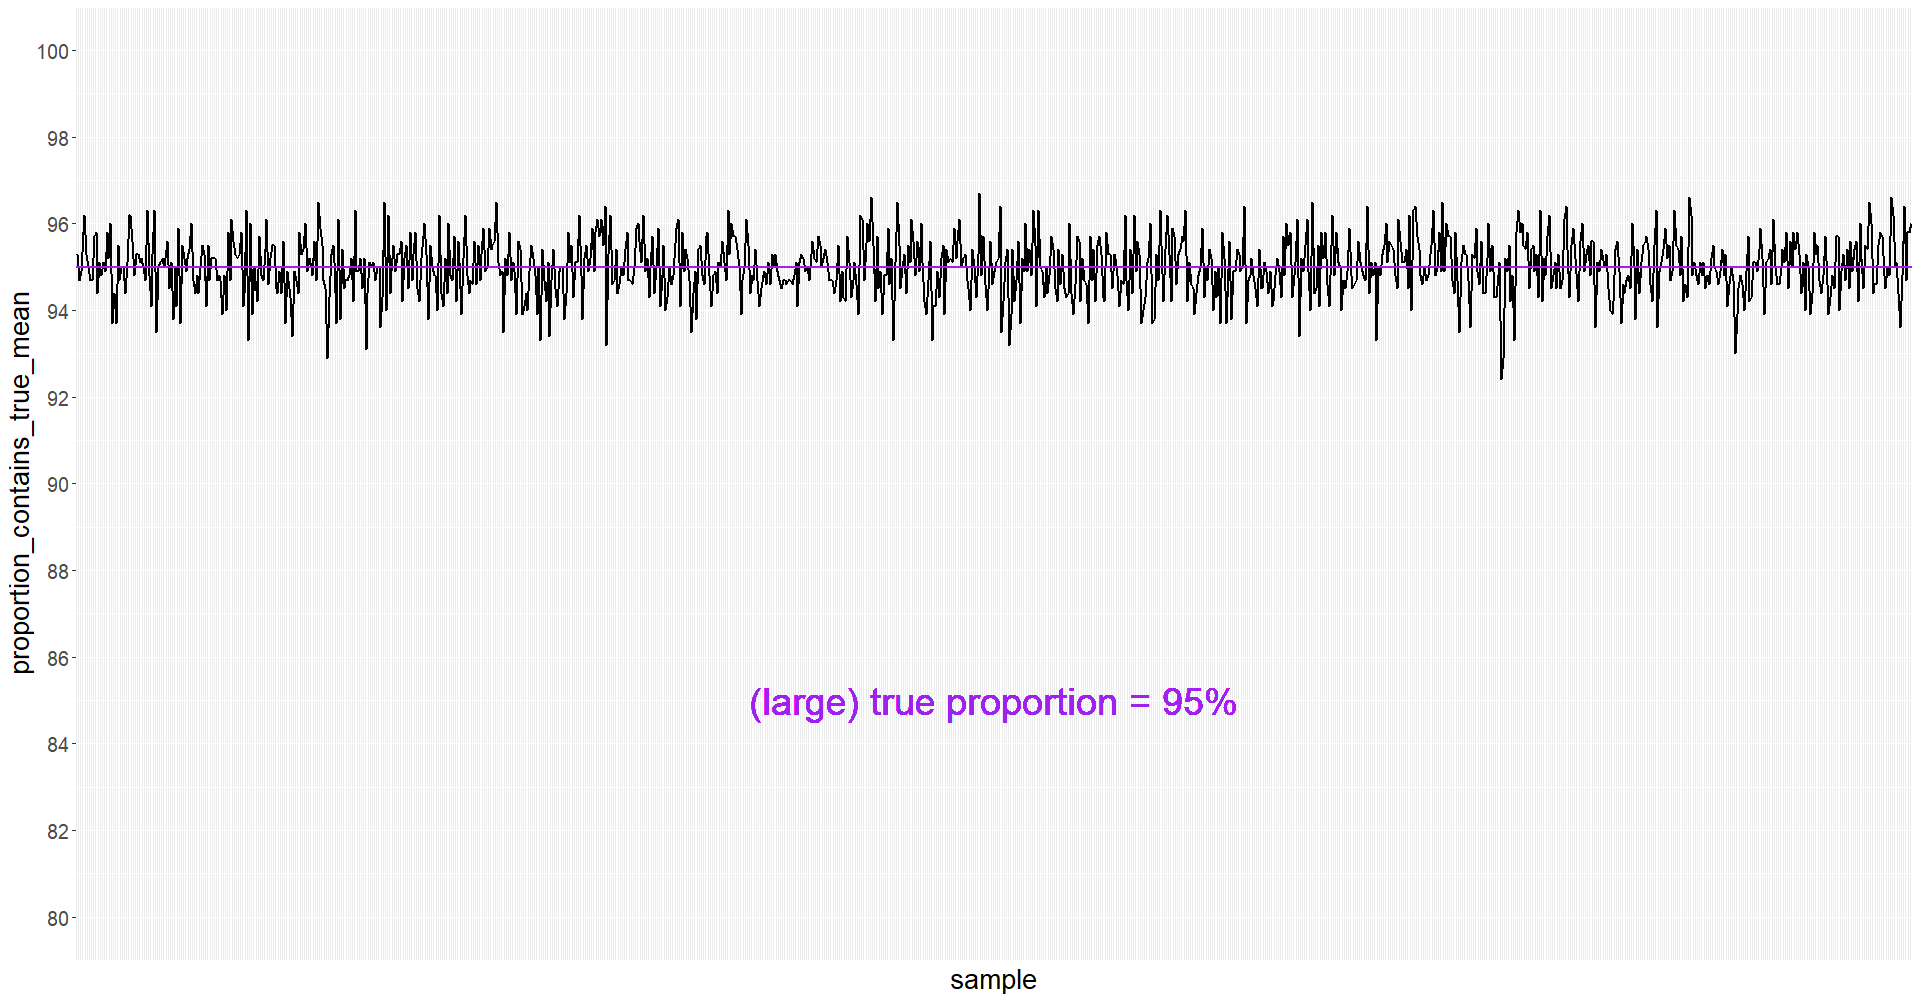

Here is the R script that generated this plot:
# ========== to show use of rm() to remove all variables ==========

ls()
rm(list=ls())
ls()

# ========== create empty data frame with 9 columns ==========

df <- data.frame(matrix(nrow=0, ncol=4))

n <- c('sample',
       'upper_confidence_limit',
       'lower_confidence_limit',
       'contains_true_mean')

colnames(df) <- n

# ========== create empty data frame with 9 columns ==========

df_1 <- data.frame(matrix(nrow=0, ncol=2))

n <- c('sample',
       'proportion_contains_true_mean')

colnames(df_1) <- n


# ========== assign values to parameters of uniform distribution ==========

sample_minimum <- 10

sample_maximum <- 20

true_mean <- (sample_minimum+sample_maximum)/2

# ========== assign values to variables ==========

sample_size <- 100

confidence_level <- 0.95

confidence_level_1 <- (1-confidence_level)/2+confidence_level     # for two-tailed

# ========== fill up data frame ==========

run_repetition_outer <- 999
run_repetition_inner <- 1000
set.seed(103)

for (p in 1:run_repetition_outer)
{

  for (m in 1:run_repetition_inner)
  {
    random_numbers <- runif(sample_size, sample_minimum, sample_maximum)

    sample_mean <- mean(random_numbers)
    sample_standard_deviation <- sd(random_numbers)
  
    df[m, 'sample']=m

    df[m, 'upper_confidence_limit'] <- sample_mean+qt(confidence_level_1, sample_size-1)*sample_standard_deviation/sqrt(sample_size)
    df[m, 'lower_confidence_limit'] <- sample_mean-qt(confidence_level_1, sample_size-1)*sample_standard_deviation/sqrt(sample_size)

    if (true_mean<=df[m, 'upper_confidence_limit']) {less_than=1} else {less_than=0}
    if (true_mean>=df[m, 'lower_confidence_limit']) {more_than=1} else {more_than=0}
    if ((less_than==1)&(more_than==1)) {df[m, 'contains_true_mean']=1} else {df[m, 'contains_true_mean']=0}
  }

  count_1 <- nrow(df[df$contains_true_mean==1, ])
  count_0 <- nrow(df[df$contains_true_mean==0, ])
  
  if (p<=9) {df_1[p, 'sample']=paste0('00', p)}
  else if (p<=99) {df_1[p, 'sample']=paste0('0', p)}
  else {df_1[p, 'sample']=paste0('', p)}
  df_1[p, 'proportion_contains_true_mean'] <- count_1/(count_1+count_0)*100
}

# ========== you may need to install "ggplot2" package to plot chart ==========

# install.packages('ggplot2')
library('ggplot2')

ggplot(df_1, aes(x=sample, y=proportion_contains_true_mean, group=1)) +
  geom_line(size=1) +
  geom_hline(aes(yintercept=95), color='purple', size=1) +
  geom_text(label='(large) true proportion = 95%', y=85, x='500', color='purple', size=10) +
  theme(axis.text.x=element_blank()) +
  theme(axis.ticks.x=element_blank()) +
  theme(axis.text=element_text(size=15)) +
  theme(axis.title=element_text(size=20)) +
  theme(legend.text=element_text(size=15)) +
  theme(legend.title=element_text(size=15)) +
  scale_y_continuous(breaks=seq(80, 100, by=2), limits=c(80, 100))
